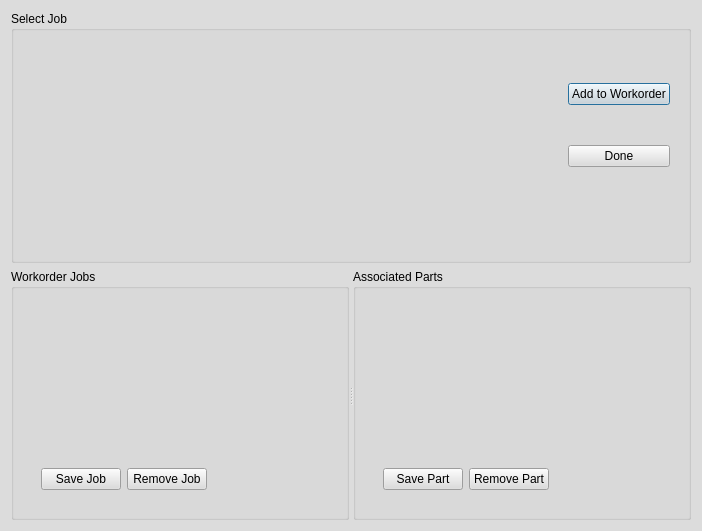
<?xml version="1.0" encoding="UTF-8"?>
<ui version="4.0">
 <class>LaborSelect</class>
 <widget class="QDialog" name="LaborSelect">
  <property name="geometry">
   <rect>
    <x>0</x>
    <y>0</y>
    <width>702</width>
    <height>531</height>
   </rect>
  </property>
  <property name="palette">
   <palette>
    <active>
     <colorrole role="WindowText">
      <brush brushstyle="SolidPattern">
       <color alpha="255">
        <red>0</red>
        <green>0</green>
        <blue>0</blue>
       </color>
      </brush>
     </colorrole>
     <colorrole role="Button">
      <brush brushstyle="SolidPattern">
       <color alpha="255">
        <red>220</red>
        <green>220</green>
        <blue>220</blue>
       </color>
      </brush>
     </colorrole>
     <colorrole role="Light">
      <brush brushstyle="SolidPattern">
       <color alpha="255">
        <red>255</red>
        <green>255</green>
        <blue>255</blue>
       </color>
      </brush>
     </colorrole>
     <colorrole role="Midlight">
      <brush brushstyle="SolidPattern">
       <color alpha="255">
        <red>237</red>
        <green>237</green>
        <blue>237</blue>
       </color>
      </brush>
     </colorrole>
     <colorrole role="Dark">
      <brush brushstyle="SolidPattern">
       <color alpha="255">
        <red>110</red>
        <green>110</green>
        <blue>110</blue>
       </color>
      </brush>
     </colorrole>
     <colorrole role="Mid">
      <brush brushstyle="SolidPattern">
       <color alpha="255">
        <red>147</red>
        <green>147</green>
        <blue>147</blue>
       </color>
      </brush>
     </colorrole>
     <colorrole role="Text">
      <brush brushstyle="SolidPattern">
       <color alpha="255">
        <red>0</red>
        <green>0</green>
        <blue>0</blue>
       </color>
      </brush>
     </colorrole>
     <colorrole role="BrightText">
      <brush brushstyle="SolidPattern">
       <color alpha="255">
        <red>255</red>
        <green>255</green>
        <blue>255</blue>
       </color>
      </brush>
     </colorrole>
     <colorrole role="ButtonText">
      <brush brushstyle="SolidPattern">
       <color alpha="255">
        <red>0</red>
        <green>0</green>
        <blue>0</blue>
       </color>
      </brush>
     </colorrole>
     <colorrole role="Base">
      <brush brushstyle="SolidPattern">
       <color alpha="255">
        <red>255</red>
        <green>255</green>
        <blue>255</blue>
       </color>
      </brush>
     </colorrole>
     <colorrole role="Window">
      <brush brushstyle="SolidPattern">
       <color alpha="255">
        <red>220</red>
        <green>220</green>
        <blue>220</blue>
       </color>
      </brush>
     </colorrole>
     <colorrole role="Shadow">
      <brush brushstyle="SolidPattern">
       <color alpha="255">
        <red>0</red>
        <green>0</green>
        <blue>0</blue>
       </color>
      </brush>
     </colorrole>
     <colorrole role="AlternateBase">
      <brush brushstyle="SolidPattern">
       <color alpha="255">
        <red>237</red>
        <green>237</green>
        <blue>237</blue>
       </color>
      </brush>
     </colorrole>
    </active>
    <inactive>
     <colorrole role="WindowText">
      <brush brushstyle="SolidPattern">
       <color alpha="255">
        <red>0</red>
        <green>0</green>
        <blue>0</blue>
       </color>
      </brush>
     </colorrole>
     <colorrole role="Button">
      <brush brushstyle="SolidPattern">
       <color alpha="255">
        <red>220</red>
        <green>220</green>
        <blue>220</blue>
       </color>
      </brush>
     </colorrole>
     <colorrole role="Light">
      <brush brushstyle="SolidPattern">
       <color alpha="255">
        <red>255</red>
        <green>255</green>
        <blue>255</blue>
       </color>
      </brush>
     </colorrole>
     <colorrole role="Midlight">
      <brush brushstyle="SolidPattern">
       <color alpha="255">
        <red>237</red>
        <green>237</green>
        <blue>237</blue>
       </color>
      </brush>
     </colorrole>
     <colorrole role="Dark">
      <brush brushstyle="SolidPattern">
       <color alpha="255">
        <red>110</red>
        <green>110</green>
        <blue>110</blue>
       </color>
      </brush>
     </colorrole>
     <colorrole role="Mid">
      <brush brushstyle="SolidPattern">
       <color alpha="255">
        <red>147</red>
        <green>147</green>
        <blue>147</blue>
       </color>
      </brush>
     </colorrole>
     <colorrole role="Text">
      <brush brushstyle="SolidPattern">
       <color alpha="255">
        <red>0</red>
        <green>0</green>
        <blue>0</blue>
       </color>
      </brush>
     </colorrole>
     <colorrole role="BrightText">
      <brush brushstyle="SolidPattern">
       <color alpha="255">
        <red>255</red>
        <green>255</green>
        <blue>255</blue>
       </color>
      </brush>
     </colorrole>
     <colorrole role="ButtonText">
      <brush brushstyle="SolidPattern">
       <color alpha="255">
        <red>0</red>
        <green>0</green>
        <blue>0</blue>
       </color>
      </brush>
     </colorrole>
     <colorrole role="Base">
      <brush brushstyle="SolidPattern">
       <color alpha="255">
        <red>255</red>
        <green>255</green>
        <blue>255</blue>
       </color>
      </brush>
     </colorrole>
     <colorrole role="Window">
      <brush brushstyle="SolidPattern">
       <color alpha="255">
        <red>220</red>
        <green>220</green>
        <blue>220</blue>
       </color>
      </brush>
     </colorrole>
     <colorrole role="Shadow">
      <brush brushstyle="SolidPattern">
       <color alpha="255">
        <red>0</red>
        <green>0</green>
        <blue>0</blue>
       </color>
      </brush>
     </colorrole>
     <colorrole role="AlternateBase">
      <brush brushstyle="SolidPattern">
       <color alpha="255">
        <red>237</red>
        <green>237</green>
        <blue>237</blue>
       </color>
      </brush>
     </colorrole>
    </inactive>
    <disabled>
     <colorrole role="WindowText">
      <brush brushstyle="SolidPattern">
       <color alpha="255">
        <red>110</red>
        <green>110</green>
        <blue>110</blue>
       </color>
      </brush>
     </colorrole>
     <colorrole role="Button">
      <brush brushstyle="SolidPattern">
       <color alpha="255">
        <red>220</red>
        <green>220</green>
        <blue>220</blue>
       </color>
      </brush>
     </colorrole>
     <colorrole role="Light">
      <brush brushstyle="SolidPattern">
       <color alpha="255">
        <red>255</red>
        <green>255</green>
        <blue>255</blue>
       </color>
      </brush>
     </colorrole>
     <colorrole role="Midlight">
      <brush brushstyle="SolidPattern">
       <color alpha="255">
        <red>237</red>
        <green>237</green>
        <blue>237</blue>
       </color>
      </brush>
     </colorrole>
     <colorrole role="Dark">
      <brush brushstyle="SolidPattern">
       <color alpha="255">
        <red>110</red>
        <green>110</green>
        <blue>110</blue>
       </color>
      </brush>
     </colorrole>
     <colorrole role="Mid">
      <brush brushstyle="SolidPattern">
       <color alpha="255">
        <red>147</red>
        <green>147</green>
        <blue>147</blue>
       </color>
      </brush>
     </colorrole>
     <colorrole role="Text">
      <brush brushstyle="SolidPattern">
       <color alpha="255">
        <red>110</red>
        <green>110</green>
        <blue>110</blue>
       </color>
      </brush>
     </colorrole>
     <colorrole role="BrightText">
      <brush brushstyle="SolidPattern">
       <color alpha="255">
        <red>255</red>
        <green>255</green>
        <blue>255</blue>
       </color>
      </brush>
     </colorrole>
     <colorrole role="ButtonText">
      <brush brushstyle="SolidPattern">
       <color alpha="255">
        <red>110</red>
        <green>110</green>
        <blue>110</blue>
       </color>
      </brush>
     </colorrole>
     <colorrole role="Base">
      <brush brushstyle="SolidPattern">
       <color alpha="255">
        <red>220</red>
        <green>220</green>
        <blue>220</blue>
       </color>
      </brush>
     </colorrole>
     <colorrole role="Window">
      <brush brushstyle="SolidPattern">
       <color alpha="255">
        <red>220</red>
        <green>220</green>
        <blue>220</blue>
       </color>
      </brush>
     </colorrole>
     <colorrole role="Shadow">
      <brush brushstyle="SolidPattern">
       <color alpha="255">
        <red>0</red>
        <green>0</green>
        <blue>0</blue>
       </color>
      </brush>
     </colorrole>
     <colorrole role="AlternateBase">
      <brush brushstyle="SolidPattern">
       <color alpha="255">
        <red>220</red>
        <green>220</green>
        <blue>220</blue>
       </color>
      </brush>
     </colorrole>
    </disabled>
   </palette>
  </property>
  <property name="windowTitle">
   <string>Dialog</string>
  </property>
  <layout class="QVBoxLayout" name="verticalLayout_3">
   <item>
    <widget class="QGroupBox" name="groupBox_3">
     <property name="title">
      <string>Select Job</string>
     </property>
     <layout class="QHBoxLayout">
      <item>
       <widget class="QcjDataTable" name="jobSelectTable">
        <property name="toolTip">
         <string/>
        </property>
        <property name="whatsThis">
         <string>&lt;html&gt;This table is for associating a job with a workorder. It's xml form name is &lt;em&gt;job_select_table&lt;/em&gt;&lt;/html&gt;</string>
        </property>
        <property name="xml_definition" stdset="0">
         <string>job_select_table</string>
        </property>
       </widget>
      </item>
      <item>
       <widget class="QFrame" name="frame">
        <property name="sizePolicy">
         <sizepolicy hsizetype="Maximum" vsizetype="Preferred">
          <horstretch>0</horstretch>
          <verstretch>0</verstretch>
         </sizepolicy>
        </property>
        <property name="frameShape">
         <enum>QFrame::NoFrame</enum>
        </property>
        <property name="frameShadow">
         <enum>QFrame::Raised</enum>
        </property>
        <layout class="QVBoxLayout">
         <property name="spacing">
          <number>6</number>
         </property>
         <property name="margin">
          <number>9</number>
         </property>
         <item>
          <widget class="QPushButton" name="addJobBtn">
           <property name="sizePolicy">
            <sizepolicy hsizetype="Minimum" vsizetype="Fixed">
             <horstretch>0</horstretch>
             <verstretch>0</verstretch>
            </sizepolicy>
           </property>
           <property name="text">
            <string>Add to Workorder</string>
           </property>
          </widget>
         </item>
         <item>
          <widget class="QPushButton" name="doneBtn">
           <property name="sizePolicy">
            <sizepolicy hsizetype="Minimum" vsizetype="Fixed">
             <horstretch>0</horstretch>
             <verstretch>0</verstretch>
            </sizepolicy>
           </property>
           <property name="text">
            <string>Done</string>
           </property>
          </widget>
         </item>
         <item>
          <spacer>
           <property name="orientation">
            <enum>Qt::Vertical</enum>
           </property>
           <property name="sizeType">
            <enum>QSizePolicy::Minimum</enum>
           </property>
           <property name="sizeHint" stdset="0">
            <size>
             <width>20</width>
             <height>40</height>
            </size>
           </property>
          </spacer>
         </item>
        </layout>
       </widget>
      </item>
     </layout>
    </widget>
   </item>
   <item>
    <widget class="QSplitter" name="splitter">
     <property name="orientation">
      <enum>Qt::Horizontal</enum>
     </property>
     <widget class="QGroupBox" name="groupBox_2">
      <property name="title">
       <string>Workorder Jobs</string>
      </property>
      <layout class="QGridLayout" name="gridLayout_2">
       <item row="0" column="0">
        <widget class="QcjDataFrame" name="laborFrame">
         <property name="toolTip">
          <string/>
         </property>
         <property name="whatsThis">
          <string/>
         </property>
         <property name="xml_definition" stdset="0">
          <string>form_definition</string>
         </property>
         <layout class="QVBoxLayout" name="verticalLayout_2">
          <item>
           <widget class="QcjDataForm" name="laborForm">
            <property name="toolTip">
             <string/>
            </property>
            <property name="whatsThis">
             <string>&lt;html&gt;This form is for modifying jobs associated with a workorder. It's xml form name is &lt;em&gt;wo_job_form&lt;/em&gt;&lt;/html&gt;</string>
            </property>
            <property name="xml_definition" stdset="0">
             <string>wo_job_form</string>
            </property>
           </widget>
          </item>
          <item>
           <widget class="QcjDataTable" name="laborTable">
            <property name="toolTip">
             <string/>
            </property>
            <property name="whatsThis">
             <string>&lt;html&gt;This table is for viewing and selecting jobs associated with a workorder. It's xml form name is &lt;em&gt;wo_job_table&lt;/em&gt;&lt;/html&gt;</string>
            </property>
            <property name="xml_definition" stdset="0">
             <string>wo_job_table</string>
            </property>
           </widget>
          </item>
          <item>
           <widget class="QFrame" name="frame_3">
            <property name="sizePolicy">
             <sizepolicy hsizetype="Maximum" vsizetype="Maximum">
              <horstretch>0</horstretch>
              <verstretch>0</verstretch>
             </sizepolicy>
            </property>
            <property name="frameShape">
             <enum>QFrame::NoFrame</enum>
            </property>
            <property name="frameShadow">
             <enum>QFrame::Raised</enum>
            </property>
            <layout class="QHBoxLayout">
             <item>
              <widget class="QPushButton" name="saveLaborBtn">
               <property name="text">
                <string>Save Job</string>
               </property>
              </widget>
             </item>
             <item>
              <widget class="QPushButton" name="deleteLaborBtn">
               <property name="text">
                <string>Remove Job</string>
               </property>
              </widget>
             </item>
            </layout>
           </widget>
          </item>
         </layout>
        </widget>
       </item>
      </layout>
     </widget>
     <widget class="QGroupBox" name="groupBox">
      <property name="title">
       <string>Associated Parts</string>
      </property>
      <layout class="QGridLayout" name="gridLayout">
       <item row="0" column="0">
        <widget class="QcjDataFrame" name="partsFrame">
         <property name="toolTip">
          <string/>
         </property>
         <property name="whatsThis">
          <string/>
         </property>
         <property name="xml_definition" stdset="0">
          <string>form_definition</string>
         </property>
         <layout class="QVBoxLayout" name="verticalLayout">
          <item>
           <widget class="QcjDataForm" name="partsForm">
            <property name="toolTip">
             <string/>
            </property>
            <property name="whatsThis">
             <string>&lt;html&gt;This form is for modifying parts included in a jobs associated with a workorder. It's xml form name is &lt;em&gt;wo_job_part_form&lt;/em&gt;&lt;/html&gt;</string>
            </property>
            <property name="xml_definition" stdset="0">
             <string>wo_job_part_form</string>
            </property>
           </widget>
          </item>
          <item>
           <widget class="QcjDataTable" name="partsTable">
            <property name="toolTip">
             <string/>
            </property>
            <property name="whatsThis">
             <string>&lt;html&gt;This table is for viewing and selecting parts included in a jobs associated with a workorder. It's xml form name is &lt;em&gt;wo_job_part_form&lt;/em&gt;&lt;/html&gt;</string>
            </property>
            <property name="xml_definition" stdset="0">
             <string>wo_job_part_table</string>
            </property>
           </widget>
          </item>
          <item>
           <widget class="QFrame" name="frame_2">
            <property name="sizePolicy">
             <sizepolicy hsizetype="Maximum" vsizetype="Maximum">
              <horstretch>0</horstretch>
              <verstretch>0</verstretch>
             </sizepolicy>
            </property>
            <property name="frameShape">
             <enum>QFrame::NoFrame</enum>
            </property>
            <property name="frameShadow">
             <enum>QFrame::Raised</enum>
            </property>
            <layout class="QHBoxLayout">
             <item>
              <widget class="QPushButton" name="savePartsBtn">
               <property name="text">
                <string>Save Part</string>
               </property>
              </widget>
             </item>
             <item>
              <widget class="QPushButton" name="deletePartsBtn">
               <property name="text">
                <string>Remove Part</string>
               </property>
              </widget>
             </item>
            </layout>
           </widget>
          </item>
         </layout>
        </widget>
       </item>
      </layout>
     </widget>
    </widget>
   </item>
  </layout>
 </widget>
 <customwidgets>
  <customwidget>
   <class>QcjDataForm</class>
   <extends>QFrame</extends>
   <header>QcjData/QcjDataForm.h</header>
  </customwidget>
  <customwidget>
   <class>QcjDataFrame</class>
   <extends>QFrame</extends>
   <header>QcjData/QcjDataFrame.h</header>
   <container>1</container>
  </customwidget>
  <customwidget>
   <class>QcjDataTable</class>
   <extends>QFrame</extends>
   <header>QcjData/QcjDataTable.h</header>
  </customwidget>
 </customwidgets>
 <resources/>
 <connections>
  <connection>
   <sender>doneBtn</sender>
   <signal>clicked()</signal>
   <receiver>LaborSelect</receiver>
   <slot>reject()</slot>
   <hints>
    <hint type="sourcelabel">
     <x>671</x>
     <y>109</y>
    </hint>
    <hint type="destinationlabel">
     <x>701</x>
     <y>149</y>
    </hint>
   </hints>
  </connection>
 </connections>
</ui>
